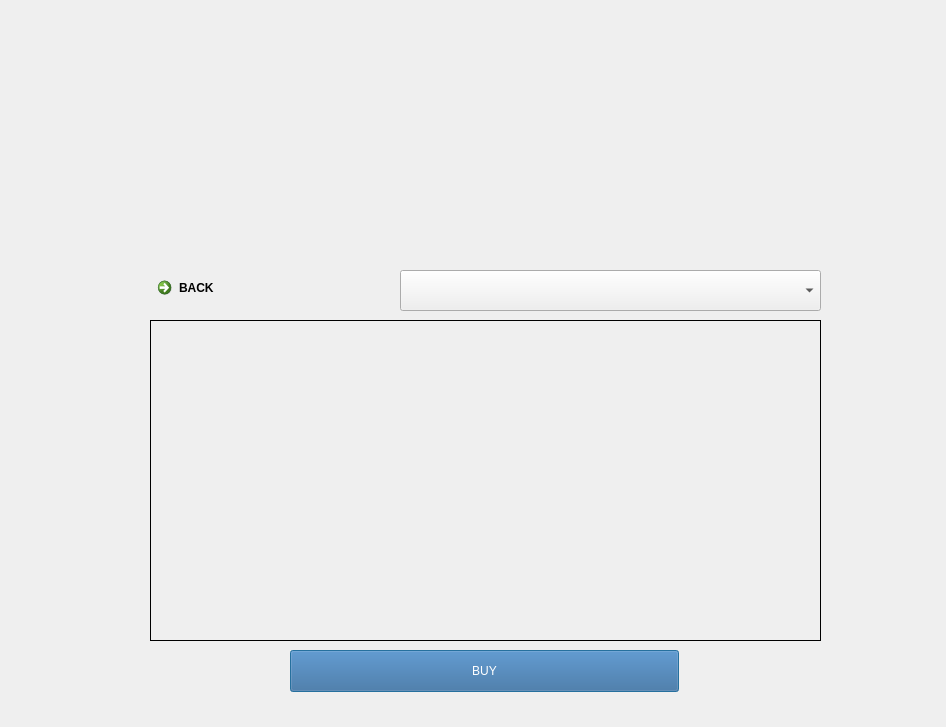
<?xml version="1.0" encoding="UTF-8"?>
<ui version="4.0">
 <class>Dialog</class>
 <widget class="QDialog" name="Dialog">
  <property name="geometry">
   <rect>
    <x>0</x>
    <y>0</y>
    <width>946</width>
    <height>727</height>
   </rect>
  </property>
  <property name="windowTitle">
   <string>Dialog</string>
  </property>
  <widget class="QPushButton" name="buybutton">
   <property name="geometry">
    <rect>
     <x>290</x>
     <y>650</y>
     <width>389</width>
     <height>42</height>
    </rect>
   </property>
   <property name="palette">
    <palette>
     <active>
      <colorrole role="WindowText">
       <brush brushstyle="SolidPattern">
        <color alpha="255">
         <red>255</red>
         <green>255</green>
         <blue>255</blue>
        </color>
       </brush>
      </colorrole>
      <colorrole role="Button">
       <brush brushstyle="SolidPattern">
        <color alpha="255">
         <red>51</red>
         <green>102</green>
         <blue>153</blue>
        </color>
       </brush>
      </colorrole>
      <colorrole role="Text">
       <brush brushstyle="SolidPattern">
        <color alpha="255">
         <red>255</red>
         <green>255</green>
         <blue>255</blue>
        </color>
       </brush>
      </colorrole>
      <colorrole role="ButtonText">
       <brush brushstyle="SolidPattern">
        <color alpha="255">
         <red>255</red>
         <green>255</green>
         <blue>255</blue>
        </color>
       </brush>
      </colorrole>
      <colorrole role="Base">
       <brush brushstyle="SolidPattern">
        <color alpha="255">
         <red>51</red>
         <green>102</green>
         <blue>153</blue>
        </color>
       </brush>
      </colorrole>
      <colorrole role="Window">
       <brush brushstyle="SolidPattern">
        <color alpha="255">
         <red>51</red>
         <green>102</green>
         <blue>153</blue>
        </color>
       </brush>
      </colorrole>
     </active>
     <inactive>
      <colorrole role="WindowText">
       <brush brushstyle="SolidPattern">
        <color alpha="255">
         <red>255</red>
         <green>255</green>
         <blue>255</blue>
        </color>
       </brush>
      </colorrole>
      <colorrole role="Button">
       <brush brushstyle="SolidPattern">
        <color alpha="255">
         <red>51</red>
         <green>102</green>
         <blue>153</blue>
        </color>
       </brush>
      </colorrole>
      <colorrole role="Text">
       <brush brushstyle="SolidPattern">
        <color alpha="255">
         <red>255</red>
         <green>255</green>
         <blue>255</blue>
        </color>
       </brush>
      </colorrole>
      <colorrole role="ButtonText">
       <brush brushstyle="SolidPattern">
        <color alpha="255">
         <red>255</red>
         <green>255</green>
         <blue>255</blue>
        </color>
       </brush>
      </colorrole>
      <colorrole role="Base">
       <brush brushstyle="SolidPattern">
        <color alpha="255">
         <red>51</red>
         <green>102</green>
         <blue>153</blue>
        </color>
       </brush>
      </colorrole>
      <colorrole role="Window">
       <brush brushstyle="SolidPattern">
        <color alpha="255">
         <red>51</red>
         <green>102</green>
         <blue>153</blue>
        </color>
       </brush>
      </colorrole>
     </inactive>
     <disabled>
      <colorrole role="WindowText">
       <brush brushstyle="SolidPattern">
        <color alpha="255">
         <red>255</red>
         <green>255</green>
         <blue>255</blue>
        </color>
       </brush>
      </colorrole>
      <colorrole role="Button">
       <brush brushstyle="SolidPattern">
        <color alpha="255">
         <red>51</red>
         <green>102</green>
         <blue>153</blue>
        </color>
       </brush>
      </colorrole>
      <colorrole role="Text">
       <brush brushstyle="SolidPattern">
        <color alpha="255">
         <red>255</red>
         <green>255</green>
         <blue>255</blue>
        </color>
       </brush>
      </colorrole>
      <colorrole role="ButtonText">
       <brush brushstyle="SolidPattern">
        <color alpha="255">
         <red>255</red>
         <green>255</green>
         <blue>255</blue>
        </color>
       </brush>
      </colorrole>
      <colorrole role="Base">
       <brush brushstyle="SolidPattern">
        <color alpha="255">
         <red>51</red>
         <green>102</green>
         <blue>153</blue>
        </color>
       </brush>
      </colorrole>
      <colorrole role="Window">
       <brush brushstyle="SolidPattern">
        <color alpha="255">
         <red>51</red>
         <green>102</green>
         <blue>153</blue>
        </color>
       </brush>
      </colorrole>
     </disabled>
    </palette>
   </property>
   <property name="cursor">
    <cursorShape>PointingHandCursor</cursorShape>
   </property>
   <property name="mouseTracking">
    <bool>true</bool>
   </property>
   <property name="focusPolicy">
    <enum>Qt::ClickFocus</enum>
   </property>
   <property name="contextMenuPolicy">
    <enum>Qt::NoContextMenu</enum>
   </property>
   <property name="acceptDrops">
    <bool>true</bool>
   </property>
   <property name="layoutDirection">
    <enum>Qt::LeftToRight</enum>
   </property>
   <property name="styleSheet">
    <string notr="true">QPushButton { background-color: #336699; color: white; border-radius: 20px; padding: 10px 20px; font-size: 18px; }&quot;
QPushButton:hover { background-color: #5588CC; }</string>
   </property>
   <property name="inputMethodHints">
    <set>Qt::ImhNone</set>
   </property>
   <property name="text">
    <string>BUY</string>
   </property>
  </widget>
  <widget class="QCommandLinkButton" name="backbutton">
   <property name="geometry">
    <rect>
     <x>150</x>
     <y>270</y>
     <width>181</width>
     <height>41</height>
    </rect>
   </property>
   <property name="text">
    <string>BACK</string>
   </property>
  </widget>
  <widget class="QLabel" name="nftdetails">
   <property name="geometry">
    <rect>
     <x>150</x>
     <y>320</y>
     <width>671</width>
     <height>321</height>
    </rect>
   </property>
   <property name="font">
    <font>
     <family>Comic Sans MS</family>
     <pointsize>12</pointsize>
     <weight>50</weight>
     <italic>false</italic>
     <bold>false</bold>
    </font>
   </property>
   <property name="contextMenuPolicy">
    <enum>Qt::PreventContextMenu</enum>
   </property>
   <property name="layoutDirection">
    <enum>Qt::LeftToRight</enum>
   </property>
   <property name="autoFillBackground">
    <bool>false</bool>
   </property>
   <property name="styleSheet">
    <string notr="true">
background-color: rgb(255, 255, 255);
background: Transparent;</string>
   </property>
   <property name="inputMethodHints">
    <set>Qt::ImhNone</set>
   </property>
   <property name="frameShape">
    <enum>QFrame::Box</enum>
   </property>
   <property name="text">
    <string/>
   </property>
   <property name="scaledContents">
    <bool>true</bool>
   </property>
  </widget>
  <widget class="QComboBox" name="nftname">
   <property name="geometry">
    <rect>
     <x>400</x>
     <y>270</y>
     <width>421</width>
     <height>41</height>
    </rect>
   </property>
   <property name="cursor">
    <cursorShape>PointingHandCursor</cursorShape>
   </property>
   <property name="styleSheet">
    <string notr="true">QComboBox { background-color: #336699; color: white; border-radius: 20px; padding: 10px 20px; font-size: 18px; }&quot;
QComBox:hover { background-color: #5588CC; }</string>
   </property>
  </widget>
 </widget>
 <resources/>
 <connections/>
</ui>
